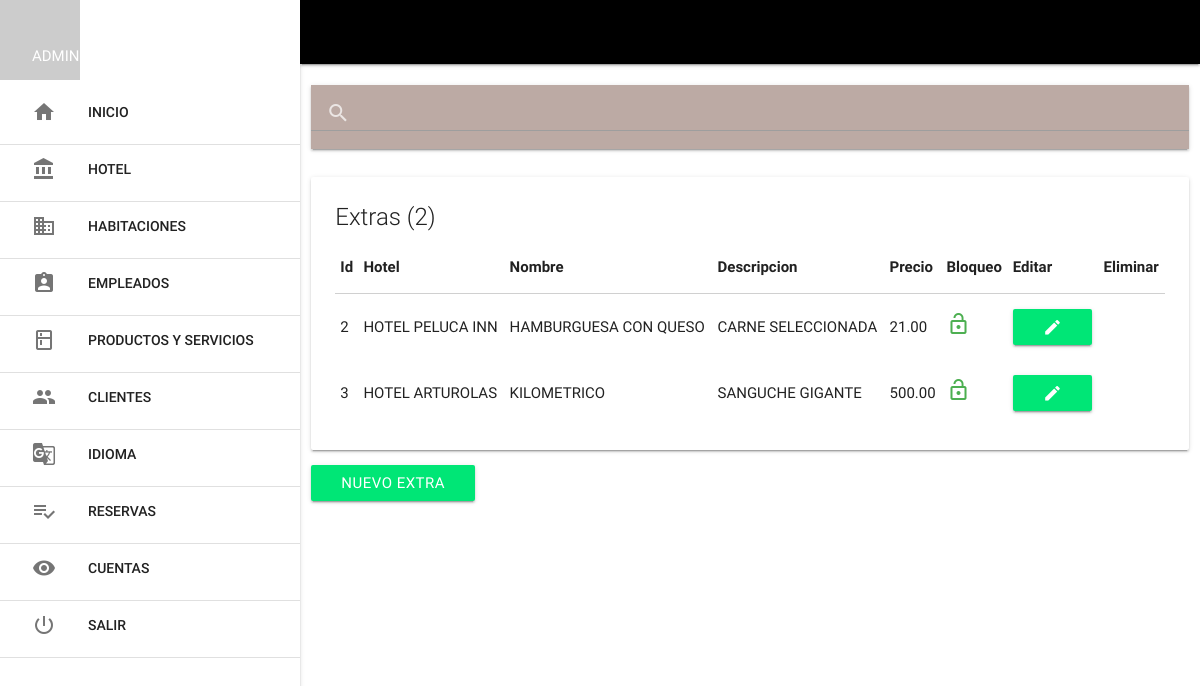
/mlt_extras/index.php (signed in), run on the app's committed database.
### tables this page shows
CREATE TABLE IF NOT EXISTS `mlt_extras` (
  `ext_id` int(11) NOT NULL AUTO_INCREMENT,
  `hot_id` int(11) DEFAULT NULL,
  `ext_nombre` varchar(80) DEFAULT NULL,
  `ext_descripcion` text,
  `ext_precio` decimal(8,2) DEFAULT NULL,
  `ext_estado` tinyint(1) DEFAULT NULL,
  PRIMARY KEY (`ext_id`),
  KEY `hot_id` (`hot_id`),
  CONSTRAINT `mlt_extras_ibfk_1` FOREIGN KEY (`hot_id`) REFERENCES `mlt_hotel` (`hot_id`)
);

### mlt_extras/index.php (the view, shortened to what this page needs)
<?php include '../extend/header.php';
$nivel = $_SESSION['nivel'];
?>
<div class="row">
        <div class = "col s12">
        </div>
</div>
<div class="row">
        <div class = "col s12">
                <nav class="brown lighten-3">
                        <div class="nav_wrapper">
                                <div class="input-field">
                                        <input type="search" id="buscar" autocomplete="off" >
                                        <label for="buscar"><i class="material-icons">search</i></label>
                                        <i class="material-icons">close</i>
                                </div>
                        </div>
                </nav>
        </div>
</div>
<?php
if($nivel == 0)
{
    $sel = $con->query("SELECT mlt_extras.ext_id, mlt_extras.hot_id, (select mlt_hotel.hot_nombre from mlt_hotel where mlt_hotel.hot_id = mlt_extras.hot_id) as NombreHotel, mlt_extras.ext_nombre, mlt_extras.ext_descripcion, mlt_extras.ext_precio, mlt_extras.ext_estado FROM mlt_extras");
}
$row = mysqli_num_rows($sel);
?>
<div class="row">
        <div class="col s12">
                <div class="card">
                        <div class="card-content">
                                <span class="card-title">Extras (<?php echo $row; ?>) </span>
                                <TABLE>
                                        <THEAD>
                                                <th>Id</th>
                                                <?php
                                                    if($nivel == "0")
                                                    {
                                                        echo "<th>Hotel</th>";
                                                    }
                                                    else
                                                    {
                                                    }
                                                ?>
                                                <th>Nombre</th>
                                                <th>Descripcion</th>
                                                <th>Precio</th>
                                                <th>Bloqueo</th>
                                                <th>Editar</th>
                                                <th>Eliminar</th>
                                        </THEAD>
                                        <?php while($f = $sel->fetch_assoc()){ ?>
                                                <tr>
                                                        <td><?php echo $f['ext_id'];?></td>
                                                        <?php
                                                            if($nivel == "0")
                                                            {
                                                                echo "<td>" . $f['NombreHotel'] . "</td>";
                                                            }
                                                            else
                                                            {
                                                            }
                                                        ?>
                                                        <td><?php echo $f['ext_nombre']?></td>
                                                        <td><?php echo $f['ext_descripcion']?></td>
                                                        <td><?php echo $f['ext_precio']?></td>
                                                        <td>
                                                        <?php if($f['ext_estado'] == 1): ?>
                                                                <a href="controller_mlt_extras.php?op=bloquear_mlt_extras&id=<?php echo $f['ext_id'] ?>&bl=<?php echo $f['ext_estado'] ?>"><i class = "material-icons green-text">lock_open</i></a>
                                                                <?php else: ?>
                                                                <a href="controller_mlt_extras.php?op=bloquear_mlt_extras&id=<?php echo $f['ext_id'] ?>&bl=<?php echo $f['ext_estado'] ?>"><i class = "material-icons red-text">lock_outline</i></a>
                                                        <?php endif; ?>
                                                        </td>
                                                        <td>
                                                        <?php if($f['ext_estado'] == 1): ?>
                                                                <a href="mlt_extras_ver.php?id=<?php echo $f['ext_id']; ?>" class="btn green accent-3"><i class = "material-icons">edit</i></a>
                                                                <?php else: ?>
                                                        <?php endif; ?>
                                                        </td>
                                                        <td>
                                                        </td>
                                                    </tr>
                                        <?php } ?>
                                </TABLE>
                        </div>
                </div>
        </div>
        <div class="row">
                <div class = "col s12">
                        <a href="mlt_extras_nuevo.php" class="btn green accent-3">NUEVO EXTRA</a>
                </div>
        </div>
</div>
<?php include '../extend/scripts.php'; ?>
</body>
</html>

### data on the page
mlt_extras: ext_id "2", NombreHotel "HOTEL PELUCA INN", ext_nombre "HAMBURGUESA CON QUESO", ext_descripcion "CARNE SELECCIONADA", ext_precio "21.00"
mlt_extras: ext_id "3", NombreHotel "HOTEL ARTUROLAS", ext_nombre "KILOMETRICO", ext_descripcion "SANGUCHE GIGANTE", ext_precio "500.00"

### other printed values
$_SESSION['nombre'] "ADMIN"
$row "2"
